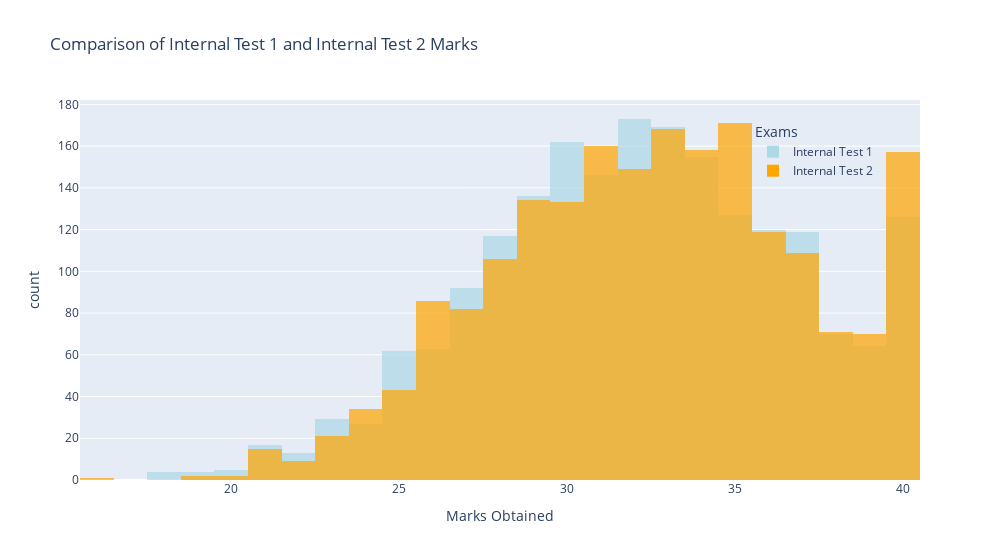

The notebook cell saved with this chart:
### Code cell
# making a new dataframe for comparison
grade_comparsion = pd.melt(students_data, value_vars=['internal_test1', 'internal_test2'])
grade_comparsion.replace({'internal_test1':'Internal Test 1', 'internal_test2':'Internal Test 2'}, inplace=True)

fig3 = px.histogram(grade_comparsion,
                        opacity=0.7,
                        x='value',
                        labels={'value':'Marks Obtained',
                                'variable':'Exams',
                                'internal_test2':'Internal Test 2'},
                        title='Comparison of Internal Test 1 and Internal Test 2 Marks',
                        color='variable',
                        nbins=40,
                        barmode='overlay',
                        color_discrete_sequence=['lightblue', 'orange'],
                        width=1000)
    
# updating legend position - inside plot area
fig3.update_layout(legend= {'x':0.95,
                            'y':0.95,
                            'xanchor':'right',
                            'yanchor':'top',
                            'bgcolor':'rgba(0,0,0,0)'})
fig3.show()

### Figure 1 — Plotly figure (JSON) as saved in the notebook; plotly's stock layout.template omitted (floating-point values rounded to 4 significant figures; data arrays with more than 128 entries replaced by an {"elided": "..."} marker saying what was removed)
{"data": [{"bingroup": "x", "hovertemplate": "Exams=Internal Test 1<br>Marks Obtained=%{x}<br>count=%{y}<extra></extra>", "legendgroup": "Internal Test 1", "marker": {"color": "lightblue", "opacity": 0.7, "pattern": {"shape": ""}}, "name": "Internal Test 1", "nbinsx": 40, "orientation": "v", "showlegend": true, "type": "histogram", "x": {"elided": "2000 int values"}, "xaxis": "x", "yaxis": "y"}, {"bingroup": "x", "hovertemplate": "Exams=Internal Test 2<br>Marks Obtained=%{x}<br>count=%{y}<extra></extra>", "legendgroup": "Internal Test 2", "marker": {"color": "orange", "opacity": 0.7, "pattern": {"shape": ""}}, "name": "Internal Test 2", "nbinsx": 40, "orientation": "v", "showlegend": true, "type": "histogram", "x": {"elided": "2000 int values"}, "xaxis": "x", "yaxis": "y"}], "layout": {"barmode": "overlay", "legend": {"bgcolor": "rgba(0,0,0,0)", "title": {"text": "Exams"}, "tracegroupgap": 0, "x": 0.95, "xanchor": "right", "y": 0.95, "yanchor": "top"}, "title": {"text": "Comparison of Internal Test 1 and Internal Test 2 Marks"}, "width": 1000, "xaxis": {"anchor": "y", "domain": [0, 1], "title": {"text": "Marks Obtained"}}, "yaxis": {"anchor": "x", "domain": [0, 1], "title": {"text": "count"}}}}
